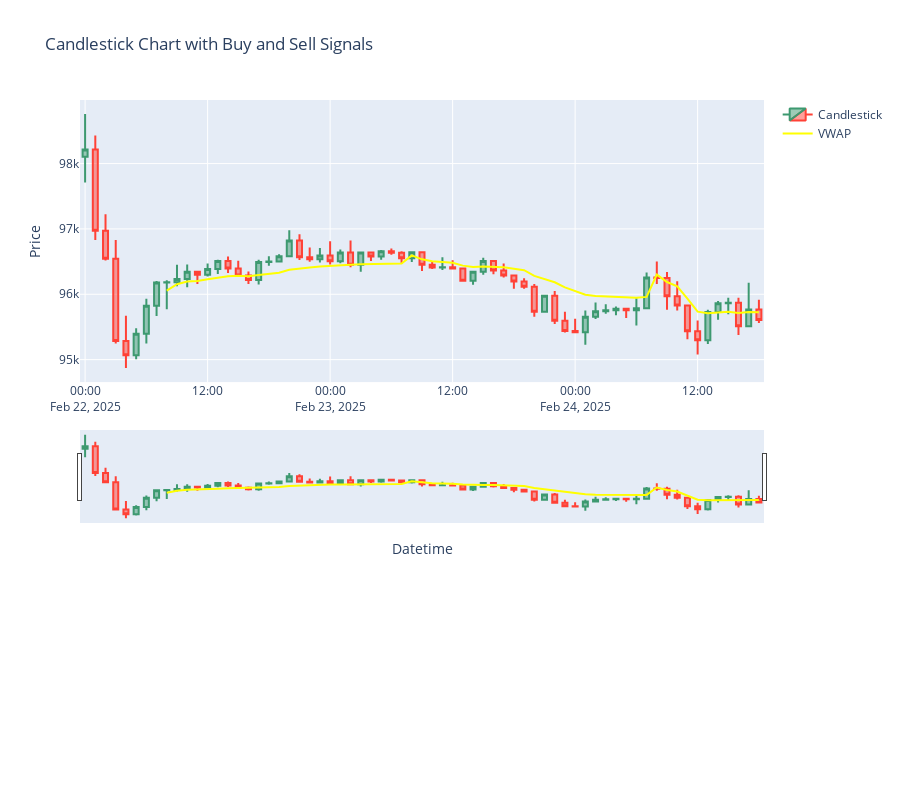

Notebook source saved alongside this figure:
### Code cell
import plotly.graph_objects as go
from plotly.subplots import make_subplots

indicator_df = pd.DataFrame(Bt.vwap)

# Create figure
fig = make_subplots(rows=2, cols=1, vertical_spacing=0.35, row_heights=[0.7, 0.3])

# Add candlestick chart
fig.add_trace(go.Candlestick(
    x=df.index,
    open=df["Open"],
    high=df["High"],
    low=df["Low"],
    close=df["Close"],
    name="Candlestick"
), row=1, col=1)

# # Add buy signals (green arrows)
# fig.add_trace(go.Scatter(
#     x=records_df["entry_timestamp"],
#     y=records_df["entry_price"] * 0.9,
#     mode="markers",
#     marker=dict(symbol="triangle-up", color="green", size=10),
#     name="Buy Signal"
# ), row=1, col=1)

# # Add sell signals (red arrows)
# fig.add_trace(go.Scatter(
#     x=records_df["exit_timestamp"],
#     y=records_df["exit_price"] * 1.1,
#     mode="markers",
#     marker=dict(symbol="triangle-down", color="red", size=10),
#     name="Sell Signal"
# ), row=1, col=1)

fig.add_trace(go.Scatter(
    x=indicator_df['conf_timestamp'],
    y=indicator_df['value'],
    mode='lines',
    name='VWAP',
    line=dict(color='yellow')
), row=1, col=1)

# # Add cumulative returns line chart
# fig.add_trace(go.Scatter(
#     x=df.index,
#     y=(df['Close']-df.iloc[0]['Close'])/df.iloc[0]['Close']*100,
#     mode='lines',
#     name='Equity Curve (%)',
#     line=dict(color='blue')
# ), row=2, col=1)

# # Add cumulative returns line chart
# fig.add_trace(go.Scatter(
#     x=df.index,
#     y=equity_curve,
#     mode='lines',
#     name='Equity Curve (%)',
#     line=dict(color='orange')
# ), row=2, col=1)

# Update layout
fig.update_layout(
    title="Candlestick Chart with Buy and Sell Signals",
    xaxis_title="Datetime",
    yaxis_title="Price",
    xaxis_rangeslider_visible=True,
    xaxis2_title="Datetime",
    yaxis2_title="Equity Curve (%)",
    xaxis2_rangeslider_visible=True,
    height=800
)

# Show figure
fig.show()
